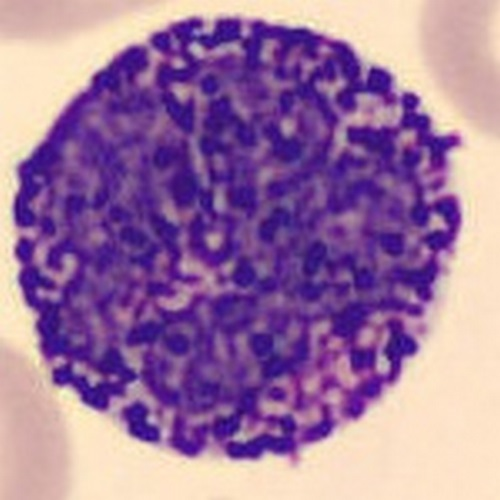
#> input picture Lab2/cell_test/I1_test.jpg, 500 x 500 px; its folder holds only this picture in this run
$ jupyter execute --allow-errors Lab2.ipynb
#> lines starting #> are read from the running program, lines starting #| are printed output that depends on the picture
#> further down, img is the input picture: shape (500, 500, 3); mean B, G, R 160.6, 117.9, 158.1
### EL5206-1: Laboratorio de Inteligencia Computacional y Robótica
## Laboratorio 2: Procesamiento de Imágenes

Integrantes:

*   Leslie Cárdenas
*   Matías Guzmán

# Introducción

Este laboratorio tiene como objetivo implementar y analizar algoritmos simples de clasificación aplicados a células sanguíneas. Para lograrlo, primero se implementa un algoritmo de análisis de textura LBP (Local Binary Patterns). Posteriormente, se aplica este sobre un set de imágenes de células, de cada cual se extrae un vector de características de 1x2225. Luego, se comparan estos vectores con los obtenidos al aplicar LBP sobre el set de datos de prueba para analizar los resultados. Para medir que tan similares son entre ellos se utiliza una metrica de distancia punto a punto.

Junto con presentar el desarrollo, se realiza un análisis con los resultados obtenidos, para finalmente concluir y evaluar el rendimiento del algoritmo.

# Desarrollo

Este laboratorio se realiza utilizando el programa `python`, por lo que primero se importan las librerias útiles para el procesamiento y visualización de las imágenes.

[cell 1]
import numpy as np
import cv2
import matplotlib.pyplot as plt

# Parte 1

Ahora corresponde confeccionar el algoritmo de análisis de textura LBP usando una matriz de 3x3.

[cell 2]
# Calcula el valor del nuevo píxel a partir de la matriz de 3x3 ingresada
def calculo3x3(mat):
    n_pix = 0
    arr = []
    px = mat[1,1]
    mask = [128, 64, 32, 1, 0, 16, 2, 4, 8]

    # Compara el valor del píxel central con la matriz
    for i in range(3):
        for j in range(3):
            if mat[i, j] < px:
                arr.append(0)
            else:
                arr.append(1)

    # Pondera lo anterior por la máscara
    for k in range(len(arr)):
        n_pix += arr[k] * mask[k]
    return n_pix

# Entrega la imagen generada tras aplicar LBP a la entrante
def lbp(img):
    img_bn = cv2.cvtColor(img, cv2.COLOR_BGR2GRAY)
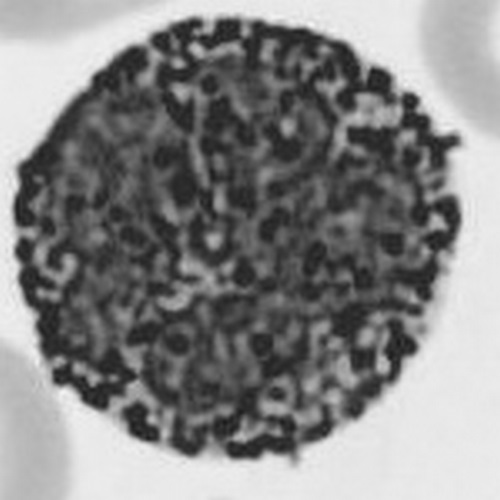
#> img_bn: shape (500, 500); min 25, max 247, mean 134.8
    emp = np.zeros(img_bn.shape)

    for i in range(1, img_bn.shape[0]-1):
        for j in range(1, img_bn.shape[1]-1):
            # A cada píxel se le aplica la función calculo3x3
            emp[i ,j] = calculo3x3(img_bn[i-1:i+2, j-1:j+2])
#> this loop made 498 passes
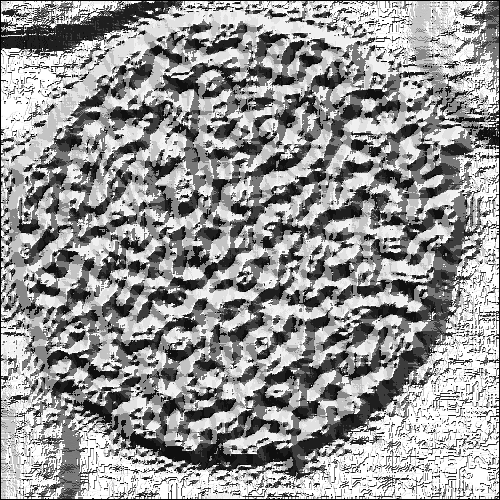
#> emp: shape (500, 500) float64; min 0, max 255, mean 150.4

    # Extiende los valores de los bordes para cubrir los 0
    emp[0,:] = emp[1,:]
    emp[img_bn.shape[0]-1,:] = emp[img_bn.shape[0]-2,:]
    emp[:,0] = emp[:,1]
    emp[:, img_bn.shape[1]-1] = emp[:, img_bn.shape[1]-2]
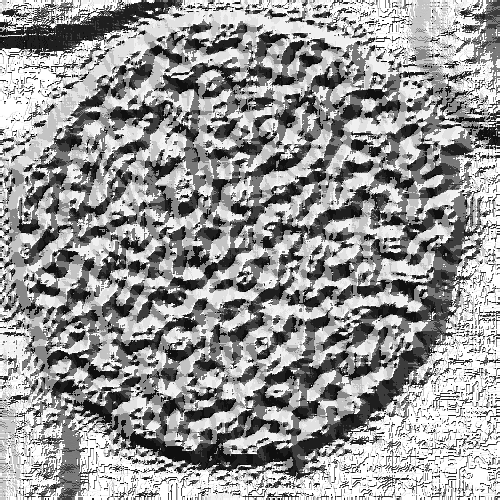
#> emp: shape (500, 500) float64; min 0, max 255, mean 152
    return emp

Ahora, se procede a aplicar lo anterior a todas las imágenes de `cell_test` y `cell_gal`.

[cell 3]
cell_test_LBP = []
cell_test = []
#> (the rest of this cell did not finish here and is left out)

[cell 4]
cell_gal_LBP = []
cell_gal = []
#> (the rest of this cell did not finish here and is left out)

Se muestran las del conjunto `cell_test` para observar el efecto que tiene el aplicar la función `LBP`.

[cell 5]
fig, axs = plt.subplots(8, 2, figsize =(5, 20))

#> (the rest of this cell did not finish here and is left out)

Las imagenes con LBP permiten que cada pixel contenga información de su vecindad inmediata. Además, el algoritmo pareciera que resalta los bordes de las imágenes. Esto último tiene bastante sentido teniendo en cuenta como está hecho el cálculo de cada pixel, donde los pixeles vecinos que tienen un valor más grande aportan a la suma, mientras los iguales o menores no lo hacen.

También es importante notar como pareciera que el algoritmo LBP agrega textura a la imagen, de alguna forma agregando altura y sombras a ciertos puntos.

# Parte 2

Se implementa la función `hist` que se encarga de generar un vector de características de cada imágen LBP. Se segmenta cada imagen de 500x500 en 25 bloques de 100x100 pixeles, a cada bloque se le calcula un histograma de 89 puntos y luego se concatenan sus valores. Esta concatenación entrega el antes mencionado vector de características, el cual será utilizado por la Parte 3.

[cell 6]
def hist(img):
    caract = []
    for i in range(5):
        for j in range(5):
            img_100 = img[i*100:(i+1)*100,j*100:(j+1)*100]
            histogram, _ = np.histogram(img_100, bins=89, range = (0,255))
            caract.append(histogram)
    return np.reshape(caract, (1,-1))[0]

# Parte 3

Se implementa la función `dist_vect` según las instrucciones del enunciado, la cual cumple con entregar un entero correspondiente a     que tan diferente son los valores de los vectores ingresados. Cuanto mayor sea el valor final, más discrepancia hay entre los vectores, es decir, menos se parecen.

[cell 7]
def dist_vect(v1, v2):
    d = 0
    for i in range(len(v1)):
        d+= abs(v1[i]-v2[i])
    return d

# Parte 4

En esta parte se aplican los métodos de las Parte 2 y 3 sobre las imágenes `cell_gal` de la Parte 1. Esto entrega los vectores de característica de las imágenes, los que se almacenan en `gal_caract.npy`.

[cell 8]
gal_caract=[]
for i in range(len(cell_gal_LBP)):
    img_lbp = cell_gal_LBP[i]
    v = hist(img_lbp)
    gal_caract.append(v)
np.save('gal_caract.npy', gal_caract)

# Parte 5

Se repite lo de la Parte 4 pero ahora sobre el conjunto `cell_test`, guardando los resultados en `test_caract.npy`.

[cell 9]
test_caract=[]
for i in range(len(cell_test_LBP)):
    img_lbp = cell_test_LBP[i]
    v = hist(img_lbp)
    test_caract.append(v)
#> this loop made 1 pass
np.save('test_caract.npy', test_caract)

Posteriormente, comparamos los vectores de cada una de las imágenes de `cell_test` con todas las de `cell_gal`. Se muestra la diferencia o error generado por la función `dist_vect` para cada caso.

[cell 10]
errores = np.zeros((8,8))
for i in range(len(cell_test_LBP)):
    print('Para imagen I'+str(i+1)+'_test:')
    for j in range(len(cell_gal_LBP)):
        v_test = test_caract[i]
        v_gal = gal_caract[j]
        d = dist_vect(v_test, v_gal)
        errores[i,j] = d
        print('\tComparado con I'+str(j+1)+'_gal: '+str(d))

Los errores estan guardados en la matriz `errores`. Nuestro criterio para identificar cual par de imágenes son parecidas, es identificar el valor de error más bajo.

[cell 11]
for i in range(errores.shape[0]):
    minposition = errores[i, :].argmin()
    print("La imagen I" + str(i+1) + "_test, corresponde con la imagen I" + str(minposition+1) + "_gal. Error: " + str(errores[i,minposition]))
#> this loop made 8 passes
#| La imagen I1_test, corresponde con la imagen I1_gal. Error: 0.0
#| La imagen I2_test, corresponde con la imagen I1_gal. Error: 0.0
#| La imagen I3_test, corresponde con la imagen I1_gal. Error: 0.0
#| La imagen I4_test, corresponde con la imagen I1_gal. Error: 0.0
#| La imagen I5_test, corresponde con la imagen I1_gal. Error: 0.0
#| La imagen I6_test, corresponde con la imagen I1_gal. Error: 0.0
#| La imagen I7_test, corresponde con la imagen I1_gal. Error: 0.0
#| La imagen I8_test, corresponde con la imagen I1_gal. Error: 0.0

Así, se obtiene que, para casi todos los casos, el método generado es suficiente para identificar cual es más similar o a cual corresponde a cada imagen de test. El único caso en que se falla es para `I4_test`, donde la más similar según el procedimiento realizado es `I6_gal`, pero se esperaba que fuera `I4_gal`. Ahora, se observamos los errores de la imagen en cuestión, se puede notar que la diferencia entre el error que entrega sobre I6 es solo 3940 menos que en I4, lo que es mínimo. De la misma forma, la siguiente imagen con más similitud a `I4_test` es `I1_gal` tan solo con 428 más que `I4_gal`. Nuevamente, está diferencia numérica tan pequeña demuestra que el método tal vez no debería ser utilizado para determinar a cual ser parece más, si no a que a cuales, generando una dsitribución de probabilidad o algo similar.

# Parte 6

Si se tiene como entrada una imagen que no pertenecía a la base de datos, es de esperar que al calcularle la distancia de su vector de características con cualquier vector de esta base, siempre obtengamos valores muy altos (distancias grandes). Por lo tanto, podemos hacer una función que detecte la imagen impostora en base a lo anterior, identificando el menor valor.

[cell 12]
# Calculamos LBP y vector de característica a las imagenes del archivo cell_impostor\n",
n_impostor=3
impostor_caract=[]
#> (the rest of this cell did not finish here and is left out)

Comparamos los vectores del archivo `cell_impostor` con los del archivo `cell_gal`

[cell 13]
errores_impostor = np.zeros((8,3))
#> (the rest of this cell did not finish here and is left out)

Ahora, podemos recorrer la matriz de `errores_impostor` buscando el mínimo. La imagen con menor error es la impostora.

[cell 14]
min = errores_impostor[0, 0] #valor base
j_min = 0
i_min = 0
for i in range(8):
    for j in range(3):
        if errores_impostor[i, j] <= min:
            min = errores_impostor[i, j]
            i_min = i
            j_min = j
        else:
            pass
print("La imagen impostora es imp_000" + str(j_min+1) + ". Su correspondiente es I" + str(i_min+1) + "_gal.jpg, con un error de " + str(min) + ".")
